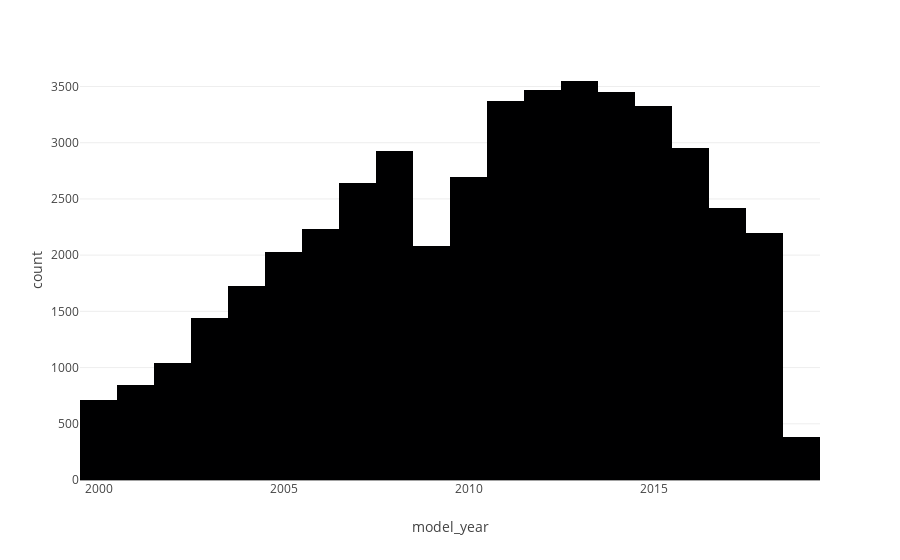

The notebook cell this image was saved under:
### Code cell
df_carsNew = df_cars.drop(df_cars[df_cars['model_year'] <= 1999.0].index)
fig2 = px.histogram(df_carsNew, x='model_year')
fig2.show()

### Figure 1 — Plotly figure (JSON) as saved in the notebook; plotly's stock layout.template omitted (floating-point values rounded to 4 significant figures; data arrays with more than 128 entries replaced by an {"elided": "..."} marker saying what was removed)
{"data": [{"alignmentgroup": "True", "bingroup": "x", "hovertemplate": "model_year=%{x}<br>count=%{y}<extra></extra>", "legendgroup": "", "marker": {"color": "#000001", "pattern": {"shape": ""}}, "name": "", "offsetgroup": "", "orientation": "v", "showlegend": false, "type": "histogram", "x": {"elided": "45455 int values"}, "xaxis": "x", "yaxis": "y"}], "layout": {"barmode": "relative", "legend": {"tracegroupgap": 0}, "margin": {"t": 60}, "xaxis": {"anchor": "y", "domain": [0, 1], "title": {"text": "model_year"}}, "yaxis": {"anchor": "x", "domain": [0, 1], "title": {"text": "count"}}}}
